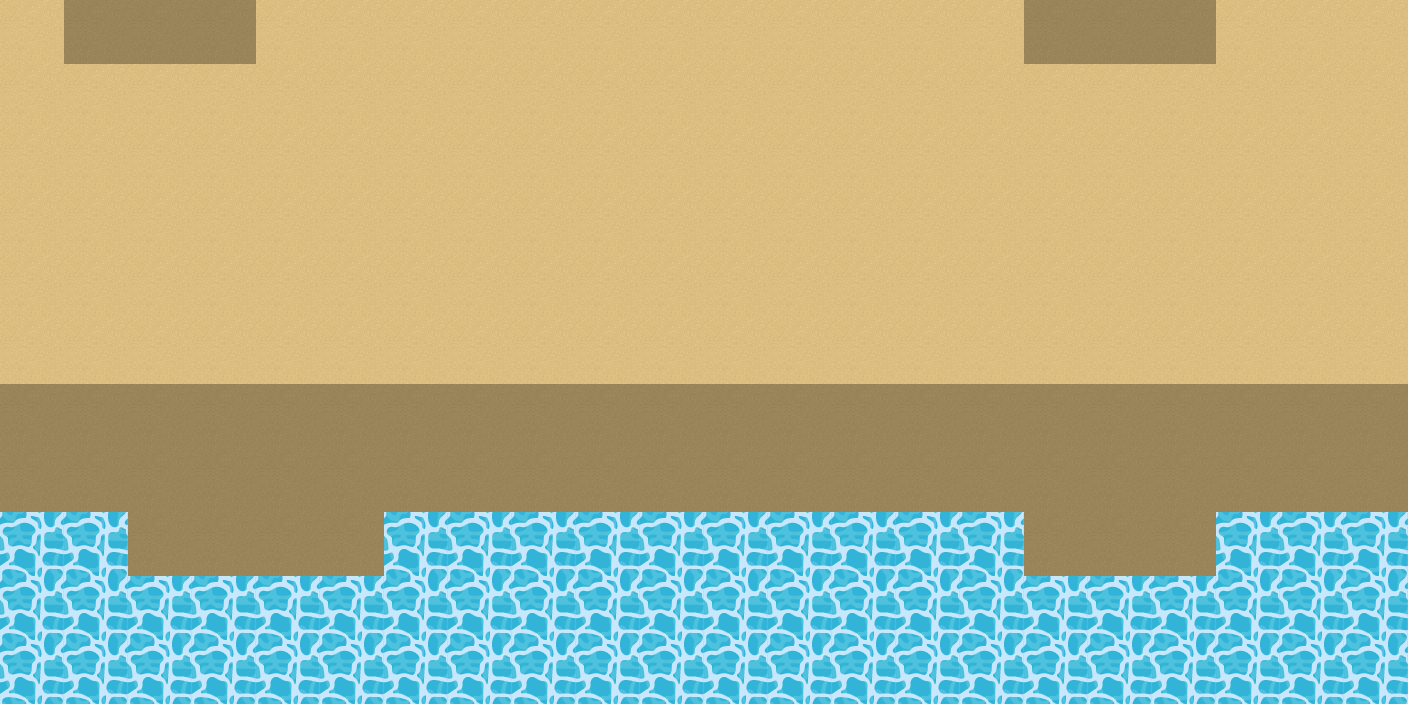

Below is a game level as drawn by its tile map, then a one-line description and the .tmx that defines it (tile-layer data replaced by summaries):
An orthogonal 22x11 tile map with 64x64 px tiles, 1 tile layer (ground) and 33 objects (8x spawn, 6x palm, 4x umbrella2, 3x umbrella1, 2x icecream, ...).

<map version="1.4" tiledversion="1.4.2" orientation="orthogonal" renderorder="right-down" width="22" height="11" tilewidth="64" tileheight="64" infinite="0" nextlayerid="5" nextobjectid="46">
 <tileset firstgid="1" name="my_simple_game" tilewidth="64" tileheight="64" tilecount="24" columns="6">
  <image source="final tiles.png" width="384" height="256" />
 </tileset>
 <layer id="1" name="ground" width="22" height="11">
  <data>[242 cells, 242 non-empty, 3 distinct tile ids]</data>
 </layer>
 <objectgroup id="2" name="obstacle">
  <object id="1" type="palm" gid="16" x="253.54" y="65.5929" width="64" height="64" />
  <object id="2" type="palm" gid="16" x="60.3805" y="254.553" width="64" height="64" />
  <object id="3" type="palm" gid="16" x="1343.21" y="63.4934" width="64" height="64" />
  <object id="4" type="palm" gid="16" x="1345.31" y="443.513" width="64" height="64" />
  <object id="5" type="palm" gid="16" x="1021.98" y="193.666" width="64" height="64" />
  <object id="6" type="palm" gid="16" x="576.872" y="386.825" width="64" height="64" />
  <object id="7" type="umbrella1" gid="17" x="320.726" y="65.5929" width="64" height="64" />
  <object id="8" type="umbrella1" gid="17" x="64.5797" y="323.839" width="64" height="64" />
  <object id="9" type="umbrella2" gid="18" x="125.467" y="258.752" width="64" height="64" />
  <object id="10" type="umbrella2" gid="18" x="511.785" y="386.825" width="64" height="64" />
  <object id="11" type="umbrella2" gid="18" x="1024.08" y="260.852" width="64" height="64" />
  <object id="12" type="umbrella2" gid="18" x="1345.31" y="128.58" width="64" height="64" />
  <object id="13" type="umbrella1" gid="17" x="1280.22" y="449.812" width="64" height="64" />
 </objectgroup>
 <objectgroup id="3" name="candy">
  <object id="14" type="icecream" gid="24" x="576.872" y="512.799" width="64" height="64" />
  <object id="15" type="icecream" gid="24" x="1215.14" y="67.6925" width="64" height="64" />
  <object id="16" type="cookie" gid="23" x="1215.14" y="703.859" width="64" height="64" />
  <object id="17" type="cookie" gid="23" x="127.566" y="447.712" width="64" height="64" />
  <object id="18" type="muffin" gid="22" x="513.885" y="128.58" width="64" height="64" />
  <object id="19" type="muffin" gid="22" x="961.091" y="382.626" width="64" height="64" />
  <object id="20" type="lolly" gid="21" x="958.991" y="575.785" width="64" height="64" />
  <object id="21" type="lolly" gid="21" x="66.6792" y="126.48" width="64" height="64" />
  <object id="22" type="swirl" gid="20" x="1345.31" y="256.653" width="64" height="64" />
  <object id="23" type="swirl" gid="20" x="320.726" y="321.739" width="64" height="64" />
  <object id="24" type="donut" gid="19" x="833.018" y="193.666" width="64" height="64" />
  <object id="25" type="donut" gid="19" x="64.5797" y="705.958" width="64" height="64" />
 </objectgroup>
 <objectgroup id="4" name="region">
  <object id="27" name="8" type="spawn" gid="11" x="0" y="320" width="64" height="64" />
  <object id="28" name="4" type="spawn" gid="11" x="0" y="384" width="64" height="64" />
  <object id="29" name="2" type="spawn" gid="11" x="0" y="448" width="64" height="64" />
  <object id="30" name="0" type="spawn" gid="11" x="0" y="512" width="64" height="64" />
  <object id="31" name="5" type="spawn" gid="11" x="1152" y="192" width="64" height="64" />
  <object id="32" name="3" type="spawn" gid="11" x="1216" y="320" width="64" height="64" />
  <object id="33" name="7" type="spawn" gid="11" x="1280" y="192" width="64" height="64" />
  <object id="34" name="1" type="spawn" gid="11" x="1344" y="320" width="64" height="64" />
 </objectgroup>
</map>
